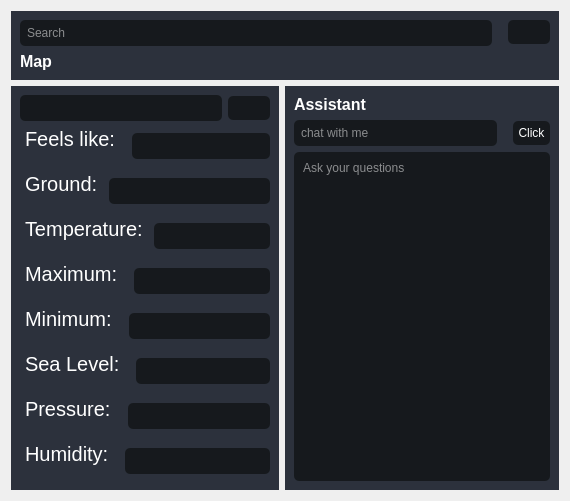
               <widget class="QWidget" name="HomePage">
                <property name="styleSheet">
                 <string notr="true">/* Styling for the first widget */
#widget {
  background-color: #2c313c;
}

#widget QLabel {
  color: #fff;
  font-size: 16px;
}

#widget QLineEdit {
  background-color: #16191d;
  color: #fff;
  border-radius: 5px;
  padding: 5px;
}

#widget QPushButton {
  background-color: #16191d;
  color: #fff;
  border-radius: 5px;
  padding: 5px;
  margin-left: 10px;
}

/* Styling for the second widget */
/* Styling for the second widget */
#widget_2 {
  background-color: #2c313c;
}

#widget_2 QLabel {
  color: #fff;
  font-size: 20px;
  margin-bottom: 15px;
}

#widget_2 QLabel#label1 {
  font-weight: bold;
}

#widget_2 QLabel#label2 {
  font-style: italic;
}

#widget_2 QLineEdit {
  background-color: #16191d;
  color: #fff;
  border-radius: 5px;
  padding: 5px;
}

#widget_2 QPushButton {
  background-color: #16191d;
  color: #fff;
  border-radius: 5px;
  padding: 5px;
}

/* Styling for the third widget */
#widget_3 {
  background-color: #2c313c;
}

#widget_3 QLabel {
  color: #fff;
  font-size: 16px;
}

#widget_3 QPlainTextEdit {
  background-color: #16191d;
  color: #fff;
  border-radius: 5px;
  padding: 5px;
}

#widget_3 QLineEdit {
  background-color: #16191d;
  color: #fff;
  border-radius: 5px;
  padding: 5px;
}

#widget_3 QPushButton {
  background-color: #16191d;
  color: #fff;
  border-radius: 5px;
  padding: 5px;
  margin-left: 10px;
}</string>
                </property>
                <layout class="QVBoxLayout" name="verticalLayout_33">
                 <item>
                  <widget class="QWidget" name="widget" native="true">
                   <layout class="QVBoxLayout" name="verticalLayout_38">
                    <item>
                     <layout class="QHBoxLayout" name="horizontalLayout_87">
                      <item alignment="Qt::AlignTop">
                       <widget class="QLineEdit" name="lineEdit">
                        <property name="placeholderText">
                         <string>Search</string>
                        </property>
                       </widget>
                      </item>
                      <item alignment="Qt::AlignTop">
                       <widget class="QPushButton" name="pushButton">
                        <property name="sizePolicy">
                         <sizepolicy hsizetype="Minimum" vsizetype="Expanding">
                          <horstretch>0</horstretch>
                          <verstretch>0</verstretch>
                         </sizepolicy>
                        </property>
                        <property name="text">
                         <string/>
                        </property>
                        <property name="icon">
                         <iconset resource="rsc.qrc">
                          <normaloff>:/rsc/img/search.svg</normaloff>:/rsc/img/search.svg</iconset>
                        </property>
                        <property name="iconSize">
                         <size>
                          <width>20</width>
                          <height>20</height>
                         </size>
                        </property>
                       </widget>
                      </item>
                     </layout>
                    </item>
                    <item>
                     <widget class="QLabel" name="labelmap">
                      <property name="font">
                       <font>
                        <pointsize>-1</pointsize>
                        <bold>true</bold>
                       </font>
                      </property>
                      <property name="text">
                       <string>Map</string>
                      </property>
                     </widget>
                    </item>
                   </layout>
                  </widget>
                 </item>
                 <item>
                  <layout class="QHBoxLayout" name="horizontalLayout_26">
                   <item>
                    <widget class="QWidget" name="widget_2" native="true">
                     <layout class="QVBoxLayout" name="verticalLayout_34">
                      <item>
                       <layout class="QHBoxLayout" name="horizontalLayout_76">
                        <item>
                         <widget class="QLineEdit" name="weatherLocation">
                          <property name="text">
                           <string/>
                          </property>
                          <property name="readOnly">
                           <bool>true</bool>
                          </property>
                          <property name="placeholderText">
                           <string/>
                          </property>
                         </widget>
                        </item>
                        <item>
                         <widget class="QPushButton" name="weatherButton">
                          <property name="text">
                           <string/>
                          </property>
                          <property name="icon">
                           <iconset resource="rsc.qrc">
                            <normaloff>:/rsc/img/sun.svg</normaloff>:/rsc/img/sun.svg</iconset>
                          </property>
                          <property name="iconSize">
                           <size>
                            <width>20</width>
                            <height>20</height>
                           </size>
                          </property>
                         </widget>
                        </item>
                       </layout>
                      </item>
                      <item>
                       <layout class="QHBoxLayout" name="horizontalLayout_77">
                        <item>
                         <widget class="QLabel" name="label_10">
                          <property name="text">
                           <string>Feels like: </string>
                          </property>
                         </widget>
                        </item>
                        <item>
                         <widget class="QLineEdit" name="lineEditFeelslikeWeather">
                          <property name="readOnly">
                           <bool>true</bool>
                          </property>
                         </widget>
                        </item>
                       </layout>
                      </item>
                      <item>
                       <layout class="QHBoxLayout" name="horizontalLayout_78">
                        <item>
                         <widget class="QLabel" name="label_11">
                          <property name="text">
                           <string>Ground:</string>
                          </property>
                         </widget>
                        </item>
                        <item>
                         <widget class="QLineEdit" name="lineEditLevelWeather">
                          <property name="readOnly">
                           <bool>true</bool>
                          </property>
                         </widget>
                        </item>
                       </layout>
                      </item>
                      <item>
                       <layout class="QHBoxLayout" name="horizontalLayout_79">
                        <item>
                         <widget class="QLabel" name="label_54">
                          <property name="text">
                           <string>Temperature:</string>
                          </property>
                         </widget>
                        </item>
                        <item>
                         <widget class="QLineEdit" name="lineEditNormalTempWeather">
                          <property name="readOnly">
                           <bool>true</bool>
                          </property>
                         </widget>
                        </item>
                       </layout>
                      </item>
                      <item>
                       <layout class="QHBoxLayout" name="horizontalLayout_80">
                        <item>
                         <widget class="QLabel" name="label_55">
                          <property name="text">
                           <string>Maximum: </string>
                          </property>
                         </widget>
                        </item>
                        <item>
                         <widget class="QLineEdit" name="lineEditTempMaxWeather">
                          <property name="readOnly">
                           <bool>true</bool>
                          </property>
                         </widget>
                        </item>
                       </layout>
                      </item>
                      <item>
                       <layout class="QHBoxLayout" name="horizontalLayout_81">
                        <item>
                         <widget class="QLabel" name="label_56">
                          <property name="text">
                           <string>Minimum: </string>
                          </property>
                         </widget>
                        </item>
                        <item>
                         <widget class="QLineEdit" name="lineEditTempMinWeather">
                          <property name="readOnly">
                           <bool>true</bool>
                          </property>
                         </widget>
                        </item>
                       </layout>
                      </item>
                      <item>
                       <layout class="QHBoxLayout" name="horizontalLayout_82">
                        <item>
                         <widget class="QLabel" name="label_57">
                          <property name="text">
                           <string>Sea Level: </string>
                          </property>
                         </widget>
                        </item>
                        <item>
                         <widget class="QLineEdit" name="lineEditSeaLevelWeather">
                          <property name="readOnly">
                           <bool>true</bool>
                          </property>
                         </widget>
                        </item>
                       </layout>
                      </item>
                      <item>
                       <layout class="QHBoxLayout" name="horizontalLayout_83">
                        <item>
                         <widget class="QLabel" name="label_58">
                          <property name="text">
                           <string>Pressure: </string>
                          </property>
                         </widget>
                        </item>
                        <item>
                         <widget class="QLineEdit" name="lineEditPressureWeather">
                          <property name="readOnly">
                           <bool>true</bool>
                          </property>
                         </widget>
                        </item>
                       </layout>
                      </item>
                      <item>
                       <layout class="QHBoxLayout" name="horizontalLayout_84">
                        <item>
                         <widget class="QLabel" name="label_59">
                          <property name="text">
                           <string>Humidity: </string>
                          </property>
                         </widget>
                        </item>
                        <item>
                         <widget class="QLineEdit" name="lineEditHumidityWeather">
                          <property name="readOnly">
                           <bool>true</bool>
                          </property>
                         </widget>
                        </item>
                       </layout>
                      </item>
                     </layout>
                    </widget>
                   </item>
                   <item>
                    <widget class="QWidget" name="widget_3" native="true">
                     <layout class="QVBoxLayout" name="verticalLayout_35">
                      <item>
                       <widget class="QLabel" name="label_61">
                        <property name="font">
                         <font>
                          <pointsize>-1</pointsize>
                          <bold>true</bold>
                         </font>
                        </property>
                        <property name="text">
                         <string>Assistant</string>
                        </property>
                       </widget>
                      </item>
                      <item>
                       <layout class="QHBoxLayout" name="horizontalLayout_75">
                        <item>
                         <widget class="QLineEdit" name="lineEditchat">
                          <property name="placeholderText">
                           <string>chat with me</string>
                          </property>
                         </widget>
                        </item>
                        <item>
                         <widget class="QPushButton" name="pushButtonchat">
                          <property name="text">
                           <string>Click</string>
                          </property>
                         </widget>
                        </item>
                       </layout>
                      </item>
                      <item>
                       <widget class="QPlainTextEdit" name="plainTextEditchat">
                        <property name="placeholderText">
                         <string>Ask your questions</string>
                        </property>
                       </widget>
                      </item>
                     </layout>
                    </widget>
                   </item>
                  </layout>
                 </item>
                </layout>
               </widget>
